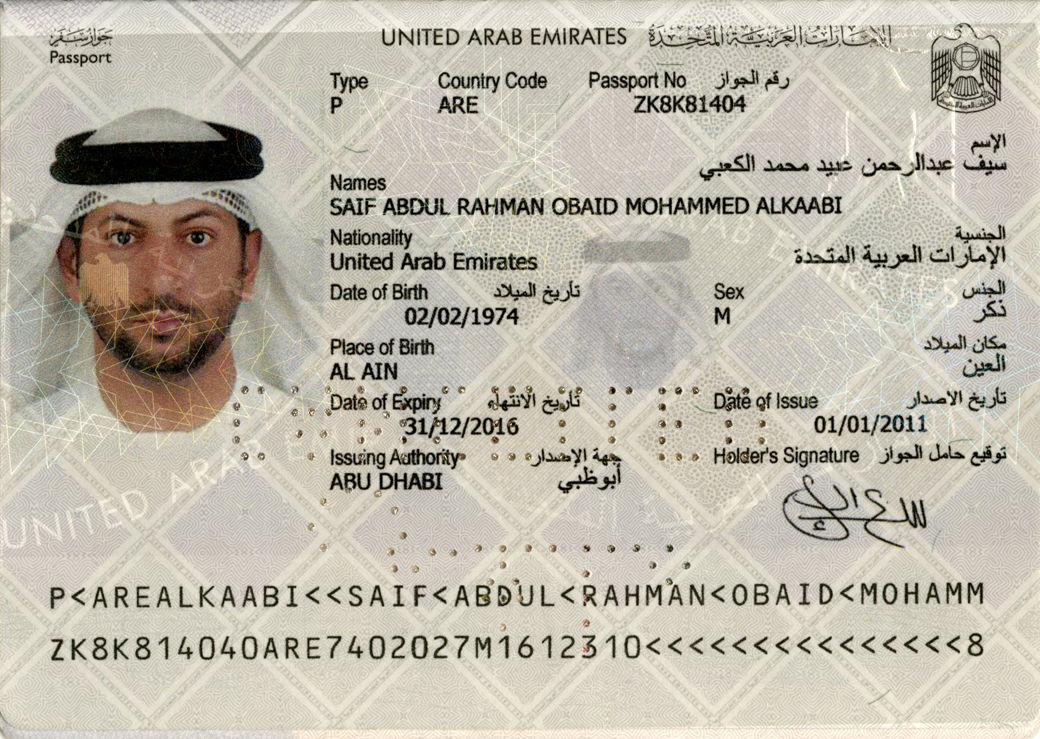
#> input picture WhatsApp Image 2026-08-24 at 00.22.19.jpeg, 1040 x 739 px, found by its file name
$ jupyter execute --allow-errors Untitled.ipynb
#> lines starting #> are read from the running program, lines starting #| are printed output that depends on the picture; after the words box and inside, x2 and y2 are one past the last pixel; in counts of white or black regions, pixels touching at a corner belong together
[cell 1]
from pathlib import Path
import re
import json

import pytesseract
import pandas as pd
import matplotlib.pyplot as plt
from PIL import Image

[cell 2]
IMG_PATH = Path("/Users/hrugvedambre/Documents/MRZ-passport-scan/WhatsApp Image 2026-08-24 at 00.22.19.jpeg")
assert IMG_PATH.exists(), f"Image not found: {IMG_PATH}"
IMG_PATH

[cell 3]
img = Image.open(IMG_PATH)
#> img is the input picture: PIL image 1040x739 RGB; mean R, G, B 190, 184.2, 170.9
print("Image size:", img.size)
#| Image size: (1040, 739)
display(img)

[cell 4]
import cv2
import numpy as np

img_cv = cv2.imread(str(IMG_PATH))
img_rgb = cv2.cvtColor(img_cv, cv2.COLOR_BGR2RGB)

h, w = img_rgb.shape[:2]
#> h = 739; w = 1040

mrz_np = img_rgb[int(h * 0.78):h, int(w * 0.03):int(w * 0.97)]
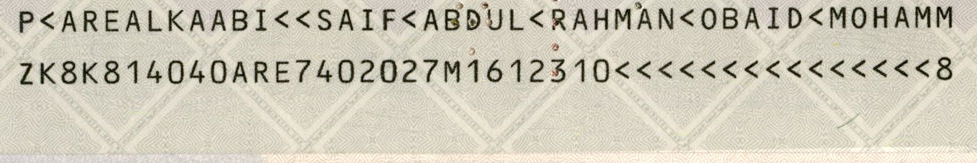
#> mrz_np: shape (163, 977, 3); mean R, G, B 205.6, 200.4, 184.4

gray = cv2.cvtColor(mrz_np, cv2.COLOR_RGB2GRAY)
gray = cv2.resize(gray, None, fx=3, fy=3, interpolation=cv2.INTER_CUBIC)
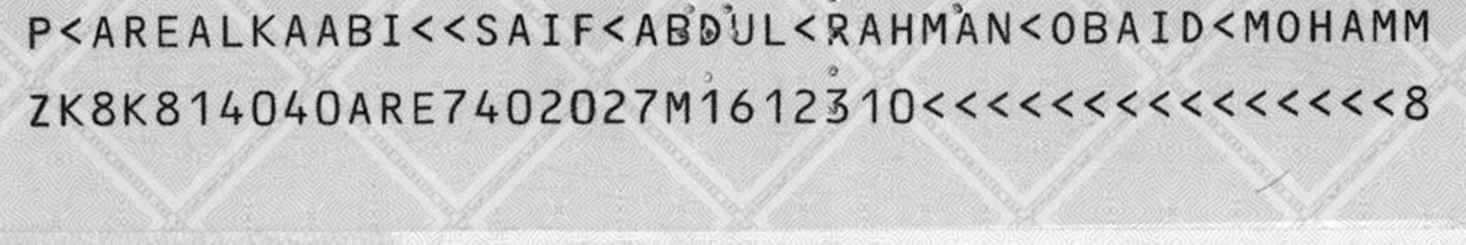
#> gray: shape (489, 2931) (shown at 1/2 size); min 0, max 255, mean 200.1
gray = cv2.GaussianBlur(gray, (3, 3), 0)
_, thresh = cv2.threshold(gray, 0, 255, cv2.THRESH_BINARY + cv2.THRESH_OTSU)
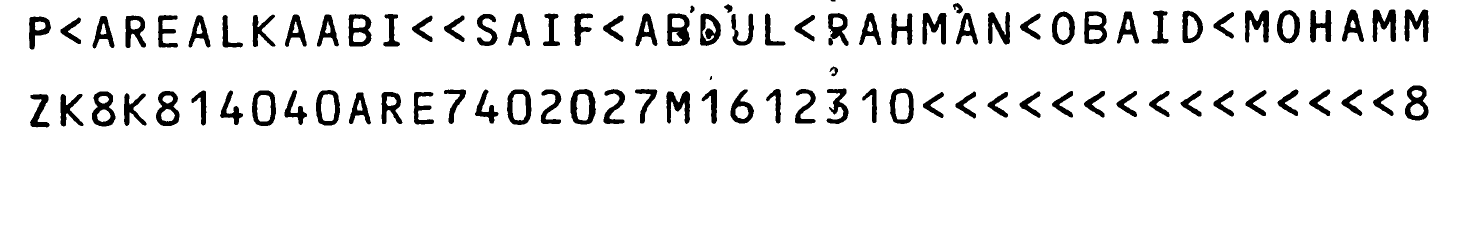
#> thresh: shape (489, 2931) (shown at 1/2 size); 92.4% white; 94 black regions, largest, box (x1, y1, x2, y2) and area: (1334, 27, 1380, 92) 1951, (1141, 178, 1192, 249) 1861, (2745, 19, 2793, 84) 1796

plt.figure(figsize=(16, 5))
plt.imshow(thresh, cmap="gray")
plt.axis("off")
plt.show()

mrz_crop = thresh

[cell 5]
MRZ_ALLOWLIST = "ABCDEFGHIJKLMNOPQRSTUVWXYZ0123456789<"

COMMON_NATIONALITY_CODES = {
    "ARE","IND","USA","GBR","CAN","AUS","DEU","FRA","ITA","ESP","NLD","BEL",
    "CHE","AUT","SWE","NOR","DNK","FIN","IRL","PRT","NZL","SGP","MYS","IDN",
    "PHL","THA","VNM","JPN","KOR","CHN","HKG","MAC","TWN","PAK","BGD","LKA",
    "NPL","AFG","SAU","QAT","KWT","OMN","BHR","JOR","EGY","TUR","ZAF","BRA",
    "ARG","MEX","RUS","UKR","POL","CZE","HUN","ROU","GRC","ISR","IRN","IRQ",
    "SYR","LBN","YEM","ETH","KEN","NGA","GHA","MAR","DZA","TUN","XXX","XXA",
    "XXB","XXC","UTO","EUE","UNO","UNA","UNK","RKS"
}

MRZ_WEIGHTS = [7, 3, 1]

# [14 lines left out: functions mrz_char_value, mrz_checksum, not called in this run]

[cell 6]
# [8 lines left out: function clean_mrz_text, not called in this run]

def make_preprocess_variants(gray_img):
    variants = {}

    base = cv2.resize(gray_img, None, fx=3, fy=3, interpolation=cv2.INTER_CUBIC)
    variants["gray_up"] = base

    blur = cv2.GaussianBlur(base, (3, 3), 0)
    variants["blur"] = blur

    eq = cv2.equalizeHist(blur)
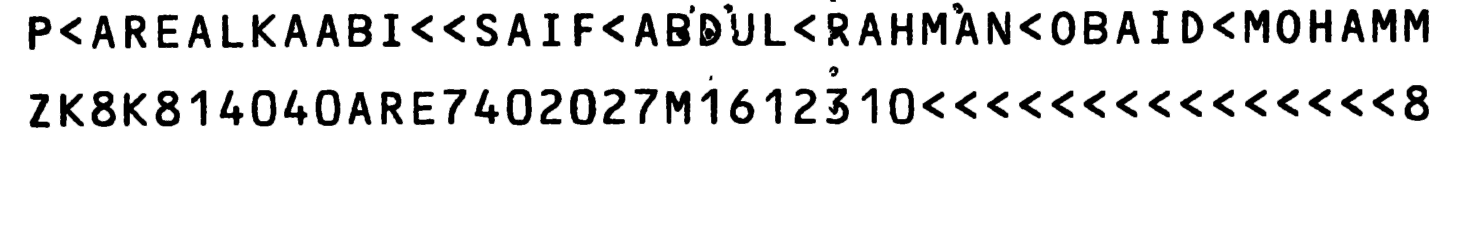
#> eq: shape (1467, 8793) (shown at 1/6 size); min 0, max 255, mean 231.7
    variants["equalized"] = eq

    otsu = cv2.threshold(eq, 0, 255, cv2.THRESH_BINARY + cv2.THRESH_OTSU)[1]
#> otsu: shape (1467, 8793); 90.8% white; 2349 black regions (2255 under 20 px), largest, box (x1, y1, x2, y2) and area: (3998, 77, 4144, 280) 20210, (3419, 530, 3580, 751) 19455, (548, 545, 697, 763) 18895
    variants["otsu"] = otsu

    inv_otsu = 255 - otsu
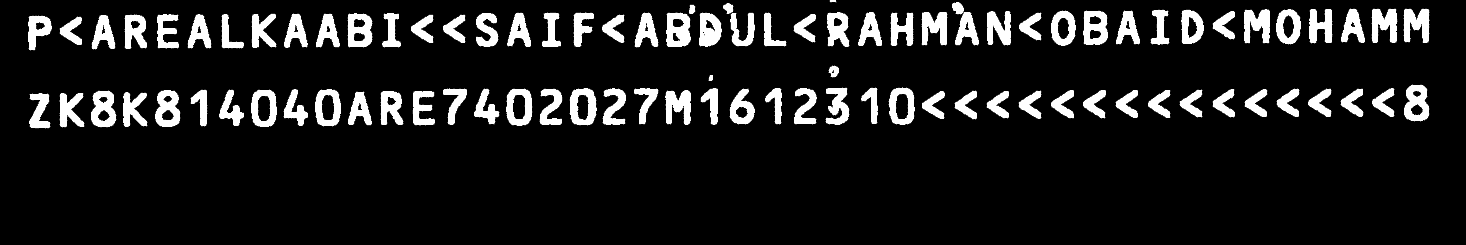
#> inv_otsu: shape (1467, 8793) (shown at 1/6 size); 9.2% white; 2349 white regions (2255 under 20 px), largest, box (x1, y1, x2, y2) and area: (3998, 77, 4144, 280) 20210, (3419, 530, 3580, 751) 19455, (548, 545, 697, 763) 18895
    variants["inv_otsu"] = inv_otsu

    adaptive = cv2.adaptiveThreshold(
        eq, 255,
        cv2.ADAPTIVE_THRESH_GAUSSIAN_C,
        cv2.THRESH_BINARY,
        31, 15
    )
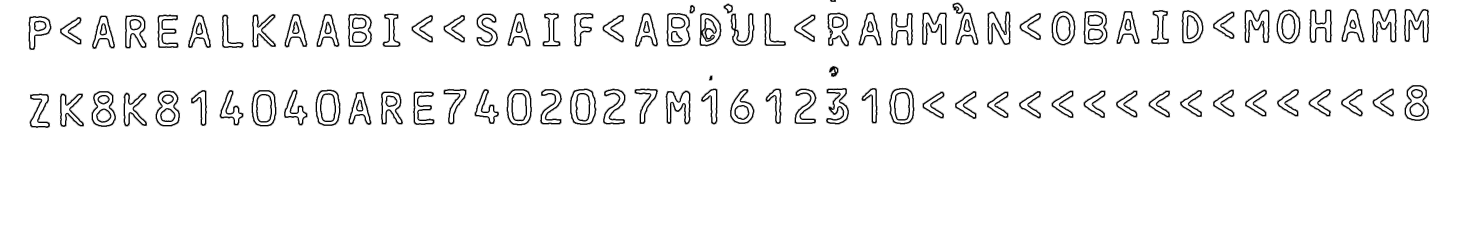
#> adaptive: shape (1467, 8793) (shown at 1/6 size); 95.6% white; 2385 black regions (2255 under 20 px), largest, box (x1, y1, x2, y2) and area: (4196, 77, 4330, 280) 8405, (7466, 56, 7618, 259) 8384, (8423, 53, 8575, 256) 8366
    variants["adaptive"] = adaptive

    morph = cv2.morphologyEx(otsu, cv2.MORPH_CLOSE, np.ones((2, 2), np.uint8))
#> morph: shape (1467, 8793); 90.8% white; 2368 black regions (2274 under 20 px), largest, box (x1, y1, x2, y2) and area: (3999, 78, 4145, 281) 20210, (3420, 531, 3581, 752) 19455, (549, 546, 698, 764) 18889
    variants["morph_close"] = morph

    return variants

def tesseract_read(img):
    return pytesseract.image_to_string(
        img,
        config="--oem 1 --psm 6 -c tessedit_char_whitelist=ABCDEFGHIJKLMNOPQRSTUVWXYZ0123456789< -c load_system_dawg=0 -c load_freq_dawg=0"
    )

# [136 lines left out: functions easyocr_read, mrz_line_score, line2_field_score, rank_candidate_pair, not called in this run]

gray_input = mrz_crop if len(mrz_crop.shape) == 2 else cv2.cvtColor(mrz_crop, cv2.COLOR_RGB2GRAY)
variants = make_preprocess_variants(gray_input)
#> variants = 7 items

all_runs = []

#> (the rest of this cell did not finish here and is left out)

$ run again, with WhatsApp Image 2026-08-23 at 20.02.30.jpeg copied over WhatsApp Image 2026-08-24 at 00.22.19.jpeg
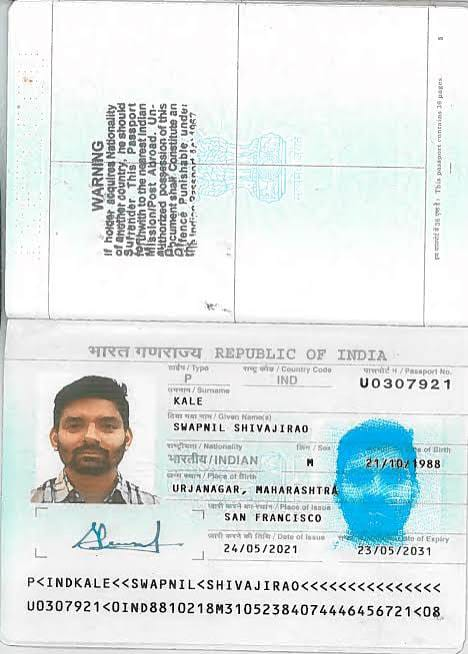
#> input picture WhatsApp Image 2026-08-23 at 20.02.30.jpeg, 468 x 654 px, found by its file name
#> img is the input picture: PIL image 468x654 RGB; mean R, G, B 223, 230.2, 230
#| Image size: (468, 654)
#> `_, thresh = cv2.threshold(gray, 0, 255, cv2.THRESH_BINARY + cv2.THRESH..`:
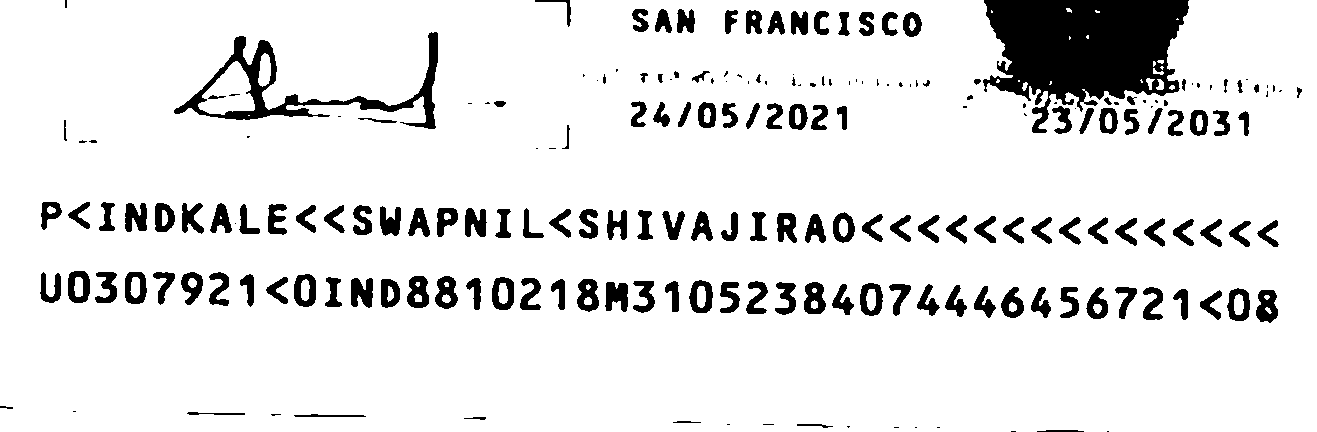
#> thresh: shape (432, 1317); 89.2% white; 213 black regions (61 under 20 px), largest, box (x1, y1, x2, y2) and area: (983, 0, 1189, 133) 17175, (174, 32, 438, 129) 4476, (605, 282, 628, 312) 515
#> otsu: shape (1296, 3951); 86.3% white; 1375 black regions (1178 under 20 px), largest, box (x1, y1, x2, y2) and area: (2918, 0, 3571, 406) 175362, (518, 92, 1318, 391) 51626, (3764, 866, 3838, 973) 5810
#> adaptive: shape (1296, 3951); 92.2% white; 1413 black regions (1183 under 20 px), largest, box (x1, y1, x2, y2) and area: (2918, 0, 3571, 406) 33144, (518, 92, 1318, 391) 32882, (116, 812, 187, 913) 3367
#> in make_preprocess_variants, `morph = cv2.morphologyEx(otsu, cv2.MORPH_CLOSE, np.ones((2, 2), np.uin..`:
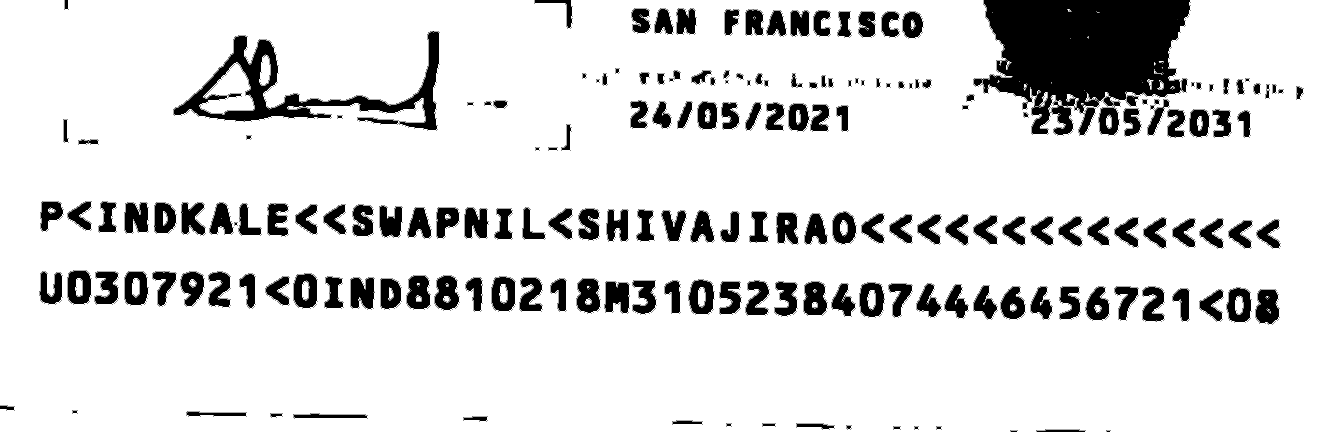
#> morph: shape (1296, 3951) (shown at 1/3 size); 86.3% white; 1410 black regions (1211 under 20 px), largest, box (x1, y1, x2, y2) and area: (2919, 0, 3572, 407) 175938, (519, 93, 1319, 392) 51614, (3765, 867, 3839, 974) 5810
#> variants = 7 items

$ run again, with WhatsApp Image 2026-08-23 at 20.02.51.jpeg copied over WhatsApp Image 2026-08-24 at 00.22.19.jpeg
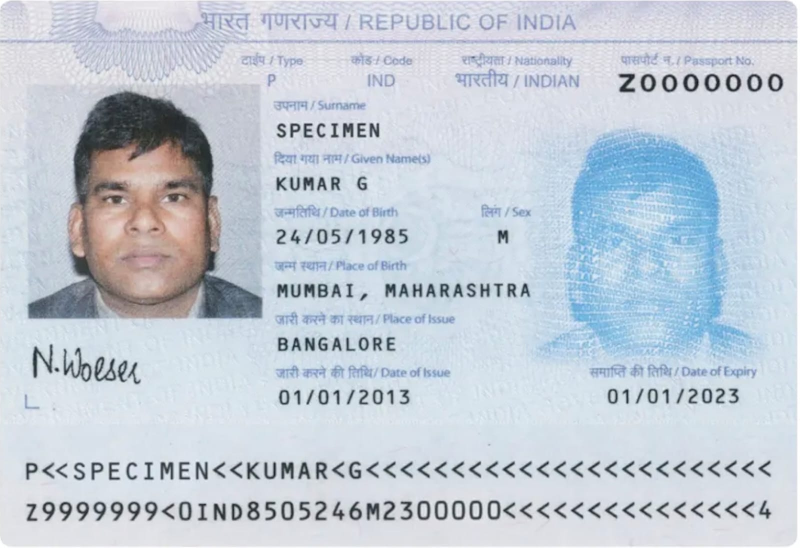
#> input picture WhatsApp Image 2026-08-23 at 20.02.51.jpeg, 1600 x 1095 px, found by its file name (shown at 1/2 size)
#> img is the input picture: PIL image 1600x1095 RGB; mean R, G, B 194.7, 203.7, 214.3
#| Image size: (1600, 1095)
#> `_, thresh = cv2.threshold(gray, 0, 255, cv2.THRESH_BINARY + cv2.THRESH..`:
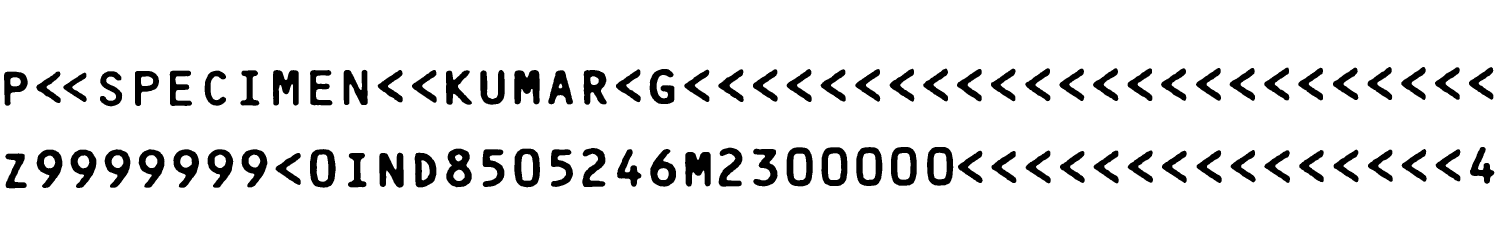
#> thresh: shape (723, 4512) (shown at 1/3 size); 90.3% white; 88 black regions, largest, box (x1, y1, x2, y2) and area: (2055, 456, 2132, 560) 5927, (1543, 210, 1619, 313) 5885, (1339, 446, 1415, 562) 5680
#> otsu: shape (2169, 13536); 89.2% white; 5464 black regions (5376 under 20 px), largest, box (x1, y1, x2, y2) and area: (6161, 1364, 6400, 1684) 56783, (4625, 626, 4861, 943) 56436, (4013, 1334, 4249, 1690) 55413
#> in make_preprocess_variants, `adaptive = cv2.adaptiveThreshold( eq, 255, cv2.ADAPTIVE_THRESH_GAUSSIA..`:
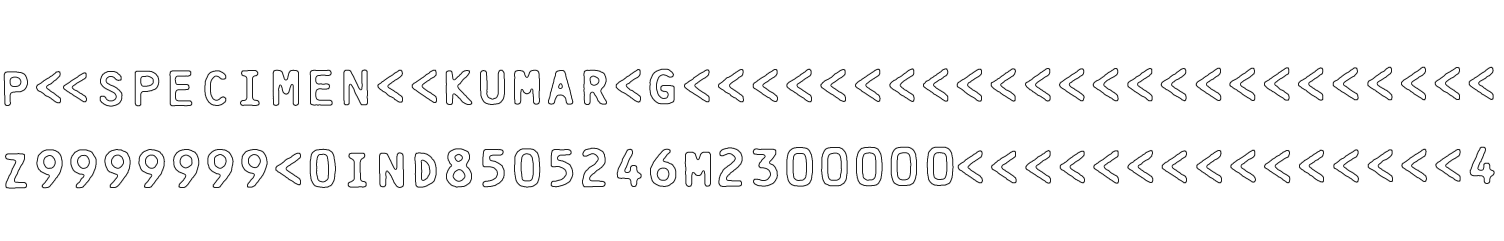
#> adaptive: shape (2169, 13536) (shown at 1/9 size); 97.1% white; 5486 black regions (5376 under 20 px), largest, box (x1, y1, x2, y2) and area: (2453, 626, 2692, 955) 13063, (3089, 623, 3313, 949) 12744, (5843, 617, 6073, 940) 11986
#> morph: shape (2169, 13536); 89.2% white; 5474 black regions (5386 under 20 px), largest, box (x1, y1, x2, y2) and area: (6162, 1365, 6401, 1685) 56782, (4626, 627, 4862, 944) 56435, (4014, 1335, 4250, 1691) 55406
#> variants = 7 items
